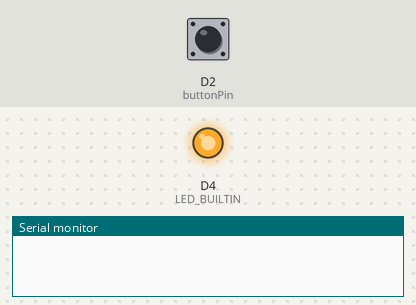
A sketch run on a simulated ESP8266 (NodeMCU). On the bench: output pins drawn as LEDs (lit = HIGH, except the on-board LED, lit = LOW), the last lines printed to the serial monitor. Inputs (shaded band) come from the test bench; at power-on: D2 (buttonPin) HIGH.

Above: at 1.2 s.
1.3 s: D2 (buttonPin) pulled LOW for 0.15 s
At 1.38 s:
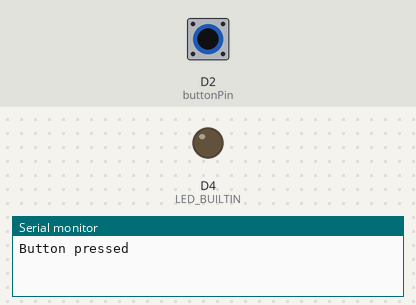
2.9 s: D2 (buttonPin) pulled LOW for 3.2 s
At 6.6 s:
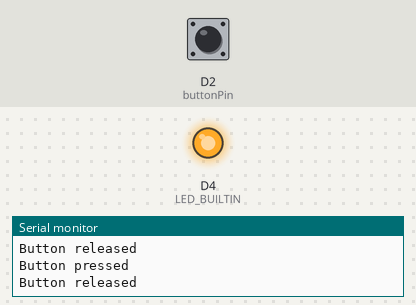
Timing chart, 0 to 8.1 s (numbered marks = the images above; inputs shaded):
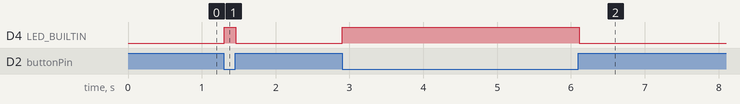

The sketch:

button_test.ino
```cpp
const int buttonPin = D2;

void setup() {
  pinMode(buttonPin, INPUT_PULLUP);
  pinMode(LED_BUILTIN, OUTPUT);
  Serial.begin(115200);
}

void loop() {
  bool pressed = digitalRead(buttonPin) == LOW;
  digitalWrite(LED_BUILTIN, pressed ? HIGH : LOW);
  static bool previouslyPressed = false;
  if (pressed != previouslyPressed) {
    Serial.println(pressed ? "Button pressed" : "Button released");
    previouslyPressed = pressed;
  }
  delay(20);
}
```

Measured:
- after the input at 1.3 s, D4 (LED_BUILTIN): LOW → HIGH at once, → LOW 0.16 s later
- after the input at 2.9 s, D4 (LED_BUILTIN): LOW → HIGH at once, → LOW 3.2 s later
